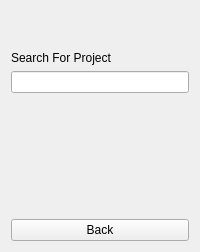
         <widget class="QWidget" name="TeamAddProjectPage">
          <layout class="QVBoxLayout" name="verticalLayout_5">
           <item>
            <spacer name="verticalSpacer_42">
             <property name="orientation">
              <enum>Qt::Vertical</enum>
             </property>
             <property name="sizeHint" stdset="0">
              <size>
               <width>20</width>
               <height>40</height>
              </size>
             </property>
            </spacer>
           </item>
           <item>
            <widget class="QLabel" name="TeamAddProjectLabel">
             <property name="text">
              <string>Search For Project</string>
             </property>
            </widget>
           </item>
           <item>
            <widget class="QLineEdit" name="TeamAddProjectLineEdit"/>
           </item>
           <item>
            <spacer name="verticalSpacer_44">
             <property name="orientation">
              <enum>Qt::Vertical</enum>
             </property>
             <property name="sizeHint" stdset="0">
              <size>
               <width>20</width>
               <height>40</height>
              </size>
             </property>
            </spacer>
           </item>
           <item>
            <spacer name="verticalSpacer_43">
             <property name="orientation">
              <enum>Qt::Vertical</enum>
             </property>
             <property name="sizeHint" stdset="0">
              <size>
               <width>20</width>
               <height>40</height>
              </size>
             </property>
            </spacer>
           </item>
           <item>
            <spacer name="verticalSpacer_18">
             <property name="orientation">
              <enum>Qt::Vertical</enum>
             </property>
             <property name="sizeHint" stdset="0">
              <size>
               <width>20</width>
               <height>40</height>
              </size>
             </property>
            </spacer>
           </item>
           <item>
            <widget class="QPushButton" name="TeamAddPBackButton">
             <property name="text">
              <string>Back</string>
             </property>
            </widget>
           </item>
          </layout>
         </widget>
